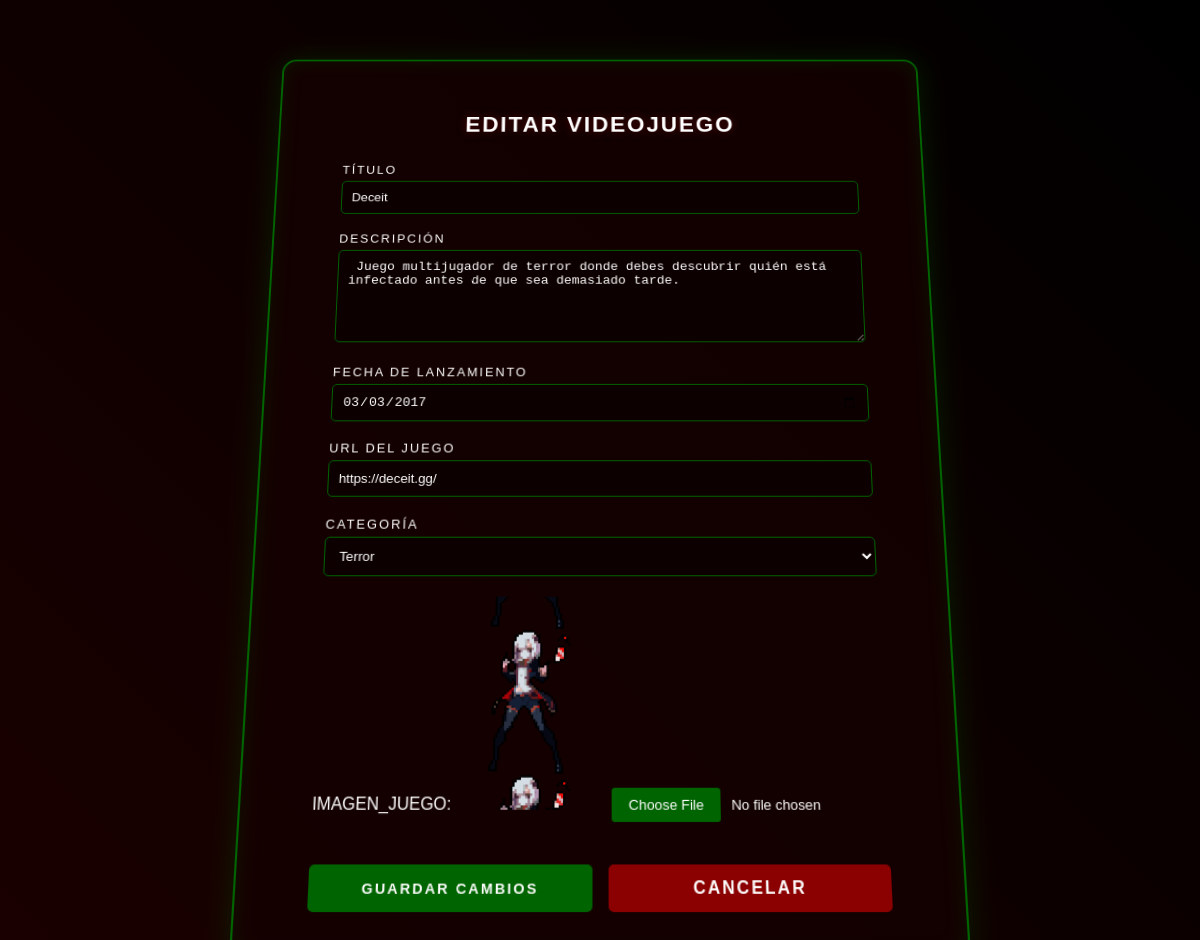
Screenshot of /controlador/editar_videojuegos.php?id=49 (signed in) with the database file from the repository.
### tables this page shows
CREATE TABLE `game_categories` (
  `game_id` int(11) NOT NULL,
  `category_id` int(11) NOT NULL
);

CREATE TABLE `games` (
  `id` int(11) NOT NULL,
  `title` varchar(255) NOT NULL,
  `description` text DEFAULT NULL,
  `release_date` date DEFAULT NULL,
  `game_url` varchar(255) DEFAULT NULL,
  `platform_id` int(11) DEFAULT NULL,
  `image_url` varchar(255) DEFAULT NULL,
  `created_at` timestamp NOT NULL DEFAULT current_timestamp(),
  `updated_at` timestamp NOT NULL DEFAULT current_timestamp() ON UPDATE current_timestamp()
);

CREATE TABLE `categories` (
  `id` int(11) NOT NULL,
  `nombre` varchar(50) NOT NULL,
  `slug` varchar(50) NOT NULL,
  `created_at` timestamp NOT NULL DEFAULT current_timestamp()
);

### controlador/editar_videojuegos.php (the view, shortened to what this page needs)
<?php
require_once 'conexion.php';
$conexion = $conexion;
$game_id = isset($_GET['id']) ? (int)$_GET['id'] : 0;
$query = "SELECT g.*, gc.category_id
        FROM games g
        LEFT JOIN game_categories gc ON g.id = gc.game_id
        WHERE g.id = ?";
$stmt = $conexion->prepare($query);
$stmt->bind_param("i", $game_id);
$stmt->execute();
$result = $stmt->get_result();
$game = $result->fetch_assoc();
$categories = $conexion->query("SELECT * FROM categories ORDER BY nombre");
?>
<!DOCTYPE html>
<html lang="es">
<head>
    <link rel="stylesheet" href="../vista/css/editarvideo.css">
</head>
<body>
    <div class="container">
        <div class="page floating">
            <h2>Editar Videojuego</h2>
            <form action="update_videojuegos.php" method="POST" enctype="multipart/form-data">
                <div class="input-group">
                    <label for="title">Título</label>
                    <input type="text" id="title" name="title" value="<?php echo htmlspecialchars($game['title']); ?>" required>
                </div>
                <div class="input-group">
                    <label for="description">Descripción</label>
                    <textarea id="description" name="description" rows="4" required><?php echo htmlspecialchars($game['description']); ?></textarea>
                </div>
                <div class="input-group">
                    <label for="release_date">Fecha de lanzamiento</label>
                    <input type="date" id="release_date" name="release_date" value="<?php echo $game['release_date']; ?>">
                </div>
                <div class="input-group">
                    <label for="game_url">URL del juego</label>
                    <input type="url" id="game_url" name="game_url" value="<?php echo htmlspecialchars($game['game_url']); ?>" required>
                </div>
                <div class="input-group">
                    <label for="category_id">Categoría</label>
                    <select id="category_id" name="category_id" required>
                        <?php while ($category = $categories->fetch_assoc()): ?>
                            <option value="<?php echo $category['id']; ?>"
                                <?php echo ($category['id'] == $game['category_id']) ? 'selected' : ''; ?>>
                                <?php echo htmlspecialchars($category['nombre']); ?>
                            </option>
                        <?php endwhile; ?>
                    </select>
                </div>
                <div>
                    <label class="block text-cyan-400 mb-2">IMAGEN_JUEGO:</label>
                    <?php if($game['image_url']): ?>
                        <img src="../vista/<?php echo htmlspecialchars($game['image_url']); ?>"
                            alt="Imagen actual"
                            class="w-64 h-48 object-cover rounded-lg mb-4"
                            style="max-width: 300px; max-height: 200px;"
                        >
                    <?php endif; ?>
                    <input type="file" name="image" accept="image/*"
                        class="cyber-input w-full px-4 py-2 rounded-lg">
                </div>
                <div class="form-buttons">
                    <button type="submit" class="submit-button">Guardar cambios</button>
                    <a href="videojuegos.php" class="cancel-button">Cancelar</a>
                </div>
            </form>
        </div>
    </div>
</body>
</html>

### vista/css/editarvideo.css (style rules this page uses)
body { background: linear-gradient(45deg, #1a0000, #000000); font-family: 'Orbitron', sans-serif; color: #ffffff; margin: 0; padding: 20px; }
.container { display: flex; justify-content: center; align-items: center; min-height: 100vh; perspective: 1000px; }
.page.floating { background: rgba(20, 0, 0, 0.8); border: 2px solid #006400; border-radius: 15px; box-shadow: 0 0 30px rgba(0, 100, 0, 0.3), inset 0 0 20px rgba(0, 100, 0, 0.2); padding: 40px; width: 600px; transform: rotateX(10deg); transition: all 0.3s ease; margin: 0 auto; display: flex; flex-direction: column; align-items: center; }
h2 { text-align: center; color: #ffffff; text-transform: uppercase; letter-spacing: 2px; margin-bottom: 30px; text-shadow: 0 0 10px rgba(139, 0, 0, 0.5); }
.input-group { margin-bottom: 20px; position: relative; }
.input-group label { display: block; margin-bottom: 5px; text-transform: uppercase; letter-spacing: 2px; font-size: 0.8em; color: #ffffff; }
.input-group input, .input-group select, .input-group textarea { width: 100%; padding: 10px; background: rgba(10, 0, 0, 0.7); border: 1px solid #006400; color: #ffffff; border-radius: 5px; transition: all 0.3s ease; box-sizing: border-box; }
.input-group textarea { resize: vertical; min-height: 100px; }
.form-buttons { display: flex; gap: 15px; margin-top: 30px; }
.submit-button, .cancel-button { flex: 1; padding: 12px; border: none; border-radius: 5px; text-transform: uppercase; letter-spacing: 2px; cursor: pointer; transition: all 0.3s ease; text-decoration: none; text-align: center; font-weight: bold; }
.submit-button { background: #006400; color: #ffffff; }
.cancel-button { background: #8B0000; color: #ffffff; }
input[type="file"] { padding: 8px; color: #ffffff; }

### rows the page displays
game_categories: title "Deceit", description "Juego multijugador de terror donde debes descubrir quién está infectado antes de que sea demasiado tarde.", release_date "03/03/2017", game_url "https://deceit.gg/", category_id "Terror", game.image_url (picture)
